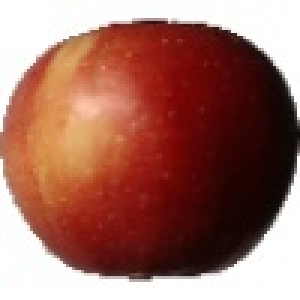
#> input picture Desktop/MLPROJ/fruits-360/Training/Apple Braeburn/13_100.jpg, 100 x 100 px (shown 3 times larger); its folder holds only this picture in this run
$ jupyter execute --allow-errors Forest_Random.ipynb
#> lines starting #> are read from the running program, lines starting #| are printed output that depends on the picture
[cell 1]
import numpy as np

[cell 2]
import cv2

[cell 3]
import pandas as pd

[cell 4]
import matplotlib.pyplot as plt

[cell 5]
from matplotlib.offsetbox import OffsetImage, AnnotationBbox

[cell 6]
import glob

[cell 7]
import os

[cell 8]
from sklearn.decomposition import PCA

[cell 9]
from sklearn.manifold import TSNE

[cell 10]
from sklearn.preprocessing import StandardScaler

[cell 11]
from sklearn.preprocessing import StandardScaler

[cell 12]
from sklearn.ensemble import RandomForestClassifier

[cell 13]
from sklearn.model_selection import train_test_split

[cell 14]
from sklearn.metrics import accuracy_score

[cell 15]
from sklearn import svm

[cell 16]
from sklearn.cluster import KMeans

[cell 17]
fruit_images = []

[cell 18]
labels = []

[cell 19]
for fruit_dir_path in glob.glob("/Users/georgehardy/Desktop/MLPROJ/fruits-360/Training/*"):
    fruit_label = fruit_dir_path.split("/")[-1]
    for image_path in glob.glob(os.path.join(fruit_dir_path, "*.jpg")):
        image = cv2.imread(image_path, cv2.IMREAD_COLOR)
#> image is the input picture: shape (100, 100, 3); mean B, G, R 98.4, 109.6, 160.5

        image = cv2.resize(image, (45, 45))
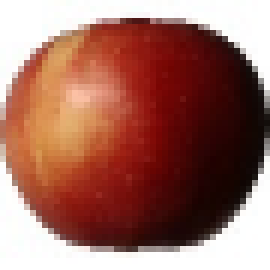
#> image: shape (45, 45, 3) (shown 6 times larger); mean B, G, R 98.4, 109.6, 160.5
        image = cv2.cvtColor(image, cv2.COLOR_RGB2BGR)
        fruit_images.append(image)
        labels.append(fruit_label)
#> pass 2 of the loop `for fruit_dir_path in glob.glob("/Users/georgehardy/Desktop/MLPROJ/fru..`:
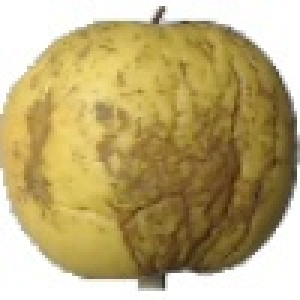
#> input picture Desktop/MLPROJ/fruits-360/Training/Apple Golden 1/100_100.jpg, 100 x 100 px (shown 3 times larger)
#> image is the input picture: shape (100, 100, 3); mean B, G, R 120, 170.8, 188.6
#> `image = cv2.resize(image, (45, 45))`:
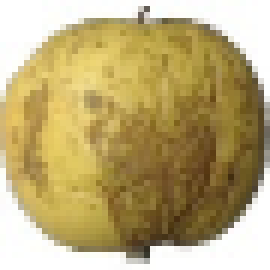
#> image: shape (45, 45, 3) (shown 6 times larger); mean B, G, R 119.7, 170.5, 188.3

fruit_images = np.array(fruit_images)
